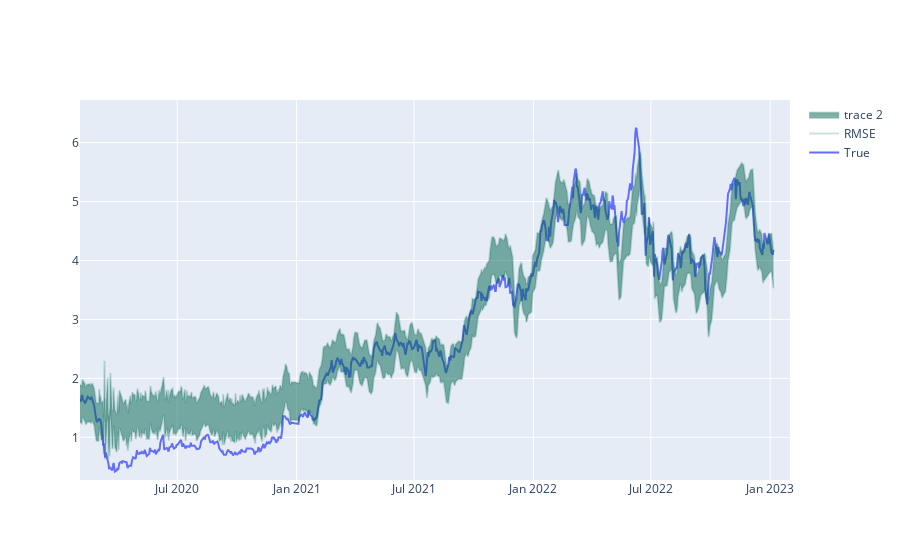

The notebook cell saved with this chart:
### Markdown cell above
# MVP Model results:

### Code cell
#plot TVE predictions and close in a plotly graph
import plotly.graph_objects as go

fig = go.Figure()

fig.add_trace(go.Scatter(x=TVE.index, y=TVE['Close'],
                    mode='lines',
                    name='True'))
                    
# fig.add_trace(go.Scatter(x=TVE.index, y=TVE['Predictions'],
#                     mode='lines',
#                     name='Predictions'))

# draw a shaded area between two lines: Prediction + RMSE and Prediction - RMSE. RMSE = 0.319075
fig.add_trace(go.Scatter(x=TVE.index, y=TVE['Predictions'] + 0.319075, fill=None, mode='lines', line_color='rgba(0,100,80,0.2)', name='RMSE'))
fig.add_trace(go.Scatter(x=TVE.index, y=TVE['Predictions'] - 0.319075, fill='tonexty', mode='lines', line_color='rgba(0,100,80,0.2)'))

fig.show()

### Figure 1 — Plotly figure (JSON) as saved in the notebook; plotly's stock layout.template omitted (floating-point values rounded to 4 significant figures; data arrays with more than 128 entries replaced by an {"elided": "..."} marker saying what was removed)
{"data": [{"mode": "lines", "name": "True", "type": "scatter", "x": {"elided": "3734 str values"}, "y": {"elided": "3734 float values"}}, {"line": {"color": "rgba(0,100,80,0.2)"}, "mode": "lines", "name": "RMSE", "type": "scatter", "x": {"elided": "3734 str values"}, "y": {"elided": "3734 float values"}}, {"fill": "tonexty", "line": {"color": "rgba(0,100,80,0.2)"}, "mode": "lines", "type": "scatter", "x": {"elided": "3734 str values"}, "y": {"elided": "3734 float values"}}], "layout": {"autosize": true, "dragmode": "pan", "xaxis": {"autorange": false, "range": ["2020-02-02 05:05:57.5444", "2023-01-31 11:48:11.6226"], "type": "date"}, "yaxis": {"autorange": false, "range": [0.2754, 6.723], "type": "linear"}}}
